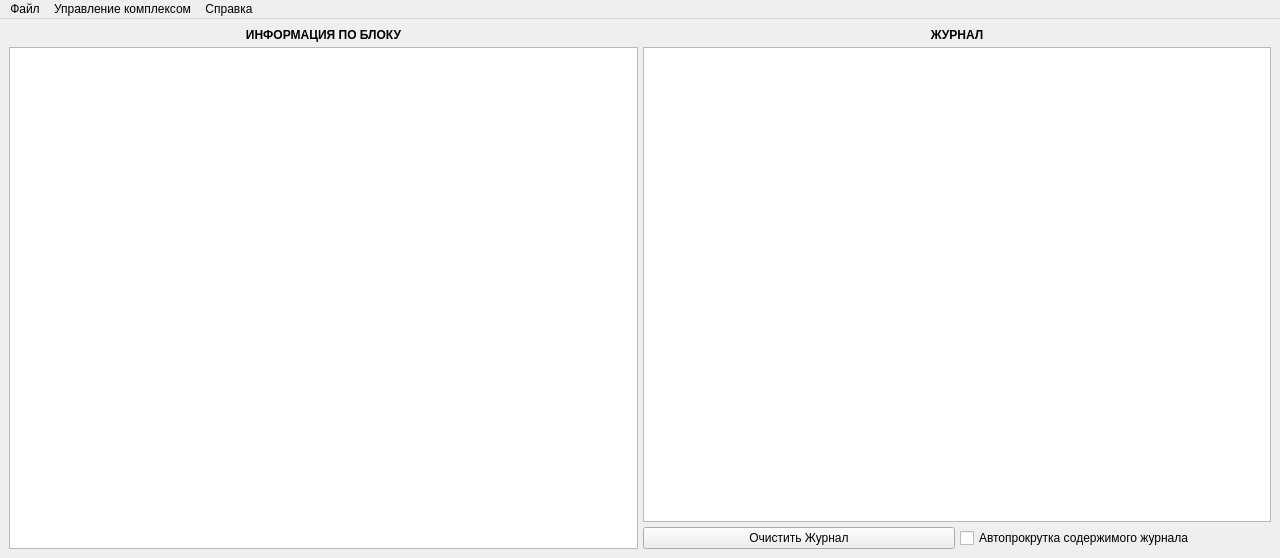
<?xml version="1.0" encoding="UTF-8"?>
<ui version="4.0">
 <class>MainWindow</class>
 <widget class="QMainWindow" name="MainWindow">
  <property name="geometry">
   <rect>
    <x>0</x>
    <y>0</y>
    <width>1280</width>
    <height>558</height>
   </rect>
  </property>
  <property name="sizePolicy">
   <sizepolicy hsizetype="Maximum" vsizetype="Maximum">
    <horstretch>0</horstretch>
    <verstretch>0</verstretch>
   </sizepolicy>
  </property>
  <property name="maximumSize">
   <size>
    <width>16777215</width>
    <height>16777215</height>
   </size>
  </property>
  <property name="windowTitle">
   <string>ЮСИЯ.01130-01 ФПО &quot;АРМ Пульт&quot;</string>
  </property>
  <property name="autoFillBackground">
   <bool>false</bool>
  </property>
  <widget class="QWidget" name="centralWidget">
   <layout class="QGridLayout" name="gridLayout">
    <item row="0" column="0">
     <layout class="QVBoxLayout" name="rootVerticalLayout" stretch="0">
      <property name="spacing">
       <number>5</number>
      </property>
      <property name="sizeConstraint">
       <enum>QLayout::SetNoConstraint</enum>
      </property>
      <item>
       <layout class="QHBoxLayout" name="bottomHorisontalLayout">
        <property name="sizeConstraint">
         <enum>QLayout::SetMaximumSize</enum>
        </property>
        <item>
         <layout class="QVBoxLayout" name="infoGrid">
          <property name="sizeConstraint">
           <enum>QLayout::SetMaximumSize</enum>
          </property>
          <item>
           <widget class="QLabel" name="label">
            <property name="font">
             <font>
              <weight>75</weight>
              <bold>true</bold>
             </font>
            </property>
            <property name="frameShape">
             <enum>QFrame::NoFrame</enum>
            </property>
            <property name="frameShadow">
             <enum>QFrame::Plain</enum>
            </property>
            <property name="text">
             <string>ИНФОРМАЦИЯ ПО БЛОКУ</string>
            </property>
            <property name="alignment">
             <set>Qt::AlignCenter</set>
            </property>
            <property name="wordWrap">
             <bool>false</bool>
            </property>
           </widget>
          </item>
          <item>
           <widget class="QTableView" name="infoTable">
            <property name="sizePolicy">
             <sizepolicy hsizetype="Minimum" vsizetype="Expanding">
              <horstretch>0</horstretch>
              <verstretch>0</verstretch>
             </sizepolicy>
            </property>
           </widget>
          </item>
         </layout>
        </item>
        <item>
         <layout class="QVBoxLayout" name="journalGrid">
          <property name="sizeConstraint">
           <enum>QLayout::SetMaximumSize</enum>
          </property>
          <item>
           <widget class="QLabel" name="label_2">
            <property name="font">
             <font>
              <weight>75</weight>
              <bold>true</bold>
             </font>
            </property>
            <property name="text">
             <string>ЖУРНАЛ</string>
            </property>
            <property name="alignment">
             <set>Qt::AlignCenter</set>
            </property>
           </widget>
          </item>
          <item>
           <widget class="QTableView" name="journalTable">
            <property name="sizePolicy">
             <sizepolicy hsizetype="Minimum" vsizetype="Expanding">
              <horstretch>0</horstretch>
              <verstretch>0</verstretch>
             </sizepolicy>
            </property>
           </widget>
          </item>
          <item>
           <layout class="QHBoxLayout" name="horizontalLayout">
            <item>
             <widget class="QPushButton" name="clearJournalButton">
              <property name="text">
               <string>Очистить Журнал</string>
              </property>
             </widget>
            </item>
            <item>
             <widget class="QCheckBox" name="scrollJournalButton">
              <property name="text">
               <string>Автопрокрутка содержимого журнала</string>
              </property>
             </widget>
            </item>
           </layout>
          </item>
         </layout>
        </item>
       </layout>
      </item>
     </layout>
    </item>
   </layout>
  </widget>
  <widget class="QMenuBar" name="menuBar">
   <property name="geometry">
    <rect>
     <x>0</x>
     <y>0</y>
     <width>1280</width>
     <height>20</height>
    </rect>
   </property>
   <widget class="QMenu" name="menuShutdown">
    <property name="title">
     <string>Управление комплексом</string>
    </property>
    <addaction name="actionReboot"/>
    <addaction name="actionShutdown"/>
    <addaction name="actionLogout"/>
    <addaction name="separator"/>
    <addaction name="actionApplyToSelf"/>
    <addaction name="actionSelectItems"/>
    <addaction name="separator"/>
    <addaction name="actionSelfReboot"/>
    <addaction name="actionSelfShutdown"/>
   </widget>
   <widget class="QMenu" name="menuHelp">
    <property name="title">
     <string>Справка</string>
    </property>
    <addaction name="actionAbout"/>
    <addaction name="actionBuild"/>
   </widget>
   <widget class="QMenu" name="menuFile">
    <property name="title">
     <string>Файл</string>
    </property>
    <addaction name="actionLoadConfig"/>
    <addaction name="actionSaveConfig"/>
    <addaction name="separator"/>
    <addaction name="actionPreferences"/>
    <addaction name="separator"/>
    <addaction name="actionQuit"/>
   </widget>
   <addaction name="menuFile"/>
   <addaction name="menuShutdown"/>
   <addaction name="menuHelp"/>
  </widget>
  <action name="actionReboot">
   <property name="text">
    <string>Удаленная перезагрузка вычислителей</string>
   </property>
  </action>
  <action name="actionShutdown">
   <property name="text">
    <string>Удаленное выключение вычислителей</string>
   </property>
  </action>
  <action name="actionSelectItems">
   <property name="checkable">
    <bool>true</bool>
   </property>
   <property name="enabled">
    <bool>true</bool>
   </property>
   <property name="text">
    <string>Выбрать объекты</string>
   </property>
  </action>
  <action name="actionAbout">
   <property name="text">
    <string>О программе</string>
   </property>
  </action>
  <action name="actionQuit">
   <property name="text">
    <string>Выход</string>
   </property>
  </action>
  <action name="actionPreferences">
   <property name="text">
    <string>Настройки</string>
   </property>
  </action>
  <action name="actionBuild">
   <property name="text">
    <string>Среда сборки</string>
   </property>
  </action>
  <action name="actionLogout">
   <property name="text">
    <string>Удаленное завершение сеанса пользователей</string>
   </property>
  </action>
  <action name="actionSelfShutdown">
   <property name="text">
    <string>Выключить пост</string>
   </property>
  </action>
  <action name="actionApplyToSelf">
   <property name="checkable">
    <bool>true</bool>
   </property>
   <property name="checked">
    <bool>false</bool>
   </property>
   <property name="text">
    <string>Применить к посту после отработки комплексом</string>
   </property>
  </action>
  <action name="actionLoadConfig">
   <property name="text">
    <string>Загрузить конфигурацию</string>
   </property>
  </action>
  <action name="actionSaveConfig">
   <property name="text">
    <string>Сохранить конфигурацию</string>
   </property>
  </action>
  <action name="actionSelfReboot">
   <property name="text">
    <string>Перезагрузить пост</string>
   </property>
  </action>
 </widget>
 <resources/>
 <connections/>
</ui>
